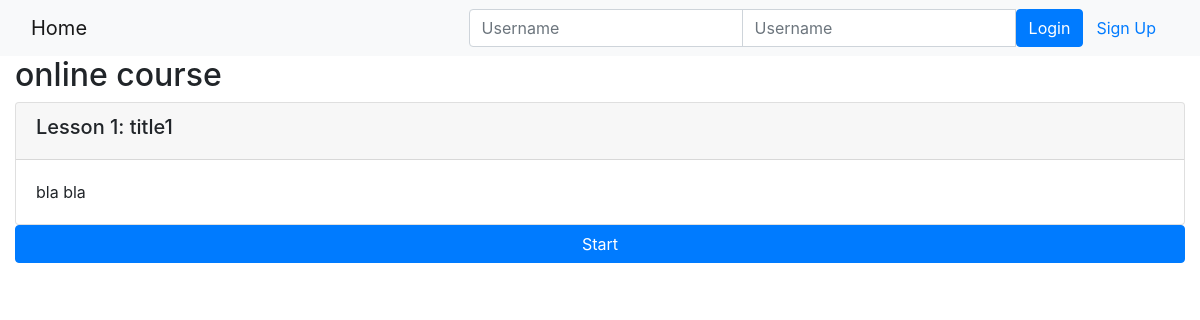
Page /onlinecourse/1/ on the earlier database version.
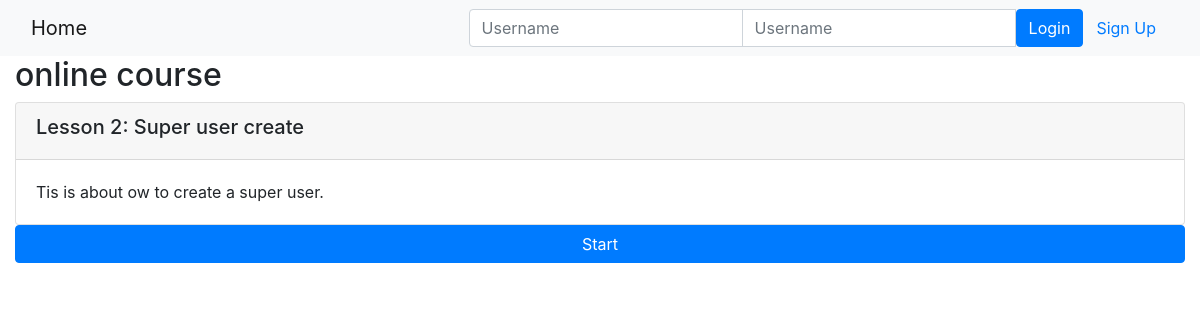
Same page on the later database version.
### onlinecourse/models.py (models this page shows)
class Lesson(models.Model):
    title = models.CharField(max_length=200, default="title")
    order = models.IntegerField(default=0)
    course = models.ForeignKey(Course, on_delete=models.CASCADE)
    content = models.TextField()

### onlinecourse/views.py (the view)
# urls.py: path('<int:pk>/', views.CourseDetailView.as_view(), name='course_details'),
class CourseDetailView(generic.DetailView):
    model = Course
    template_name = 'onlinecourse/course_detail_bootstrap.html'

### onlinecourse/templates/onlinecourse/course_detail_bootstrap.html (shortened to what this page needs)
<!DOCTYPE html>
<html lang="en">
<head>
     {% load static %}
    <link rel="stylesheet" href="https://maxcdn.bootstrapcdn.com/bootstrap/4.5.2/css/bootstrap.min.css">
</head>
<body>
    <nav class="navbar navbar-light bg-light">
        <div class="container-fluid">
            <div class="navbar-header">
                  <a class="navbar-brand" href="{% url 'onlinecourse:index' %}">Home</a>
            </div>
            <ul class="nav navbar-nav navbar-right">
                {% if user.is_authenticated %}
                <li>
                    <a class="btn btn-link" href="#">{{ user.first_name }}({{ user.username }})</a>
                    <a class="btn btn-link" href="{% url 'onlinecourse:logout' %}">Logout</a>
                </li>
                {% else %}
                <li>
                    <form class="form-inline" action="{% url 'onlinecourse:login' %}" method="post">
                        <div class="input-group">
                            <input type="text" class="form-control" placeholder="Username" name="username" >
                            <input type="password" class="form-control" placeholder="Username" name="psw" >
                            <button class="btn btn-primary" type="submit">Login</button>
                            <a class="btn btn-link" href="{% url 'onlinecourse:registration' %}">Sign Up</a>
                        </div>
                    </form>
                </li>
                {% endif %}
            </ul>
        </div>
    </nav>
    <div class="container-fluid">
            <h2>{{ course.name }}</h2>
            <div class="card-columns-vertical">
                {% for lesson in course.lesson_set.all %}
                    <div class="card mt-1">
                        <div class="card-header"><h5>Lesson {{lesson.order|add:1}}: {{lesson.title}}</h5></div>
                        <div class="card-body">{{lesson.content}}</div>
                    </div>
                {% endfor %}
            </div>
            <button class="btn btn-primary btn-block" data-toggle="collapse" data-target="#exam">Start</button>
    </div>
</body>
</html>

Differences in the rows shown:
removed Lesson: order|add "1", title "title1", content "bla bla"
added Lesson: order|add "2", title "Super user create", content "Tis is about ow to create a super user."
